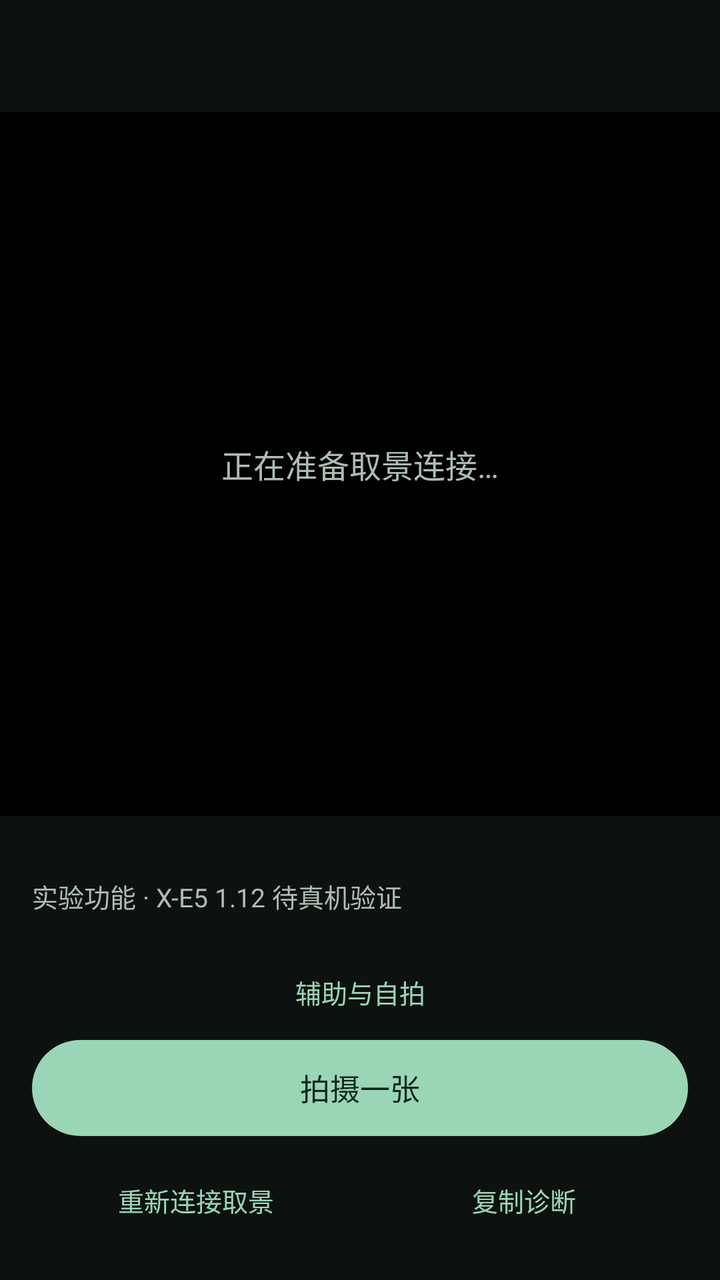
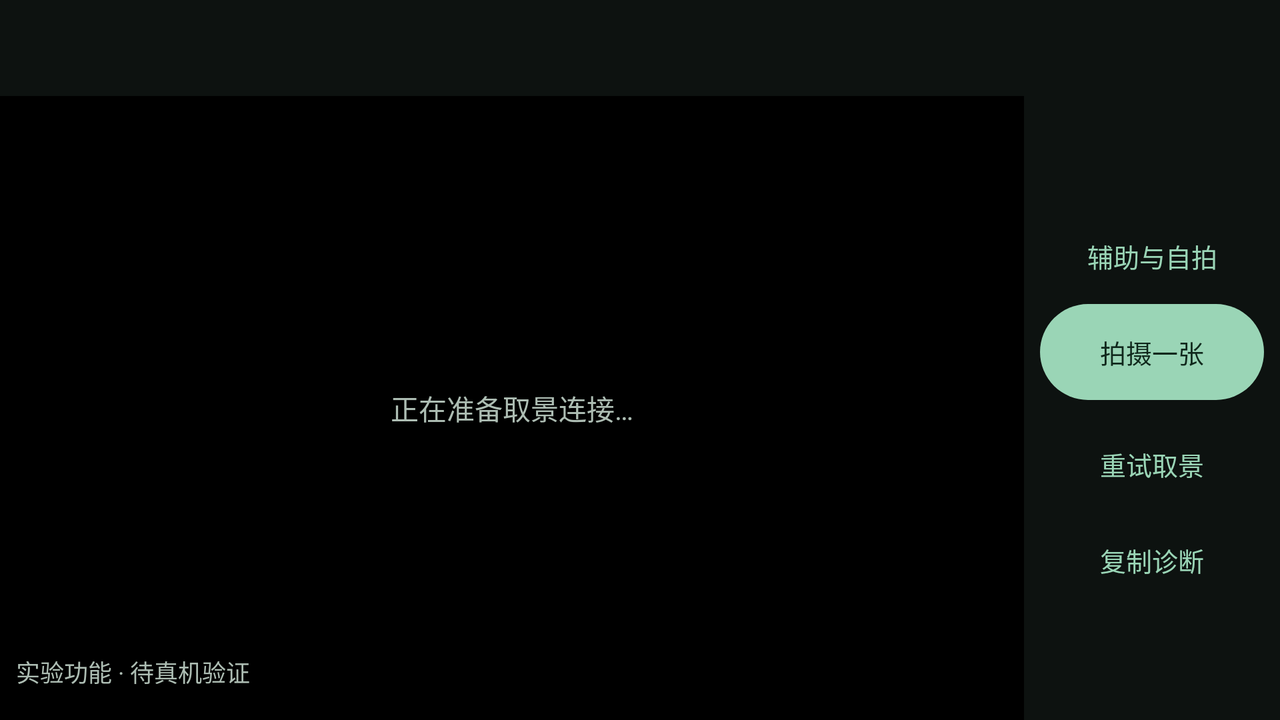

The same Android screen from two of the app's own layout files: first res/layout/ as a phone draws it, then the repository's variant for another configuration, drawn on a device whose configuration selects that folder. Both files follow.
<!-- AndroidManifest.xml: application theme Theme.FujiWifiApp -->
<!-- res/layout/activity_monitor.xml -->
<androidx.constraintlayout.widget.ConstraintLayout xmlns:android="http://schemas.android.com/apk/res/android" xmlns:app="http://schemas.android.com/apk/res-auto" android:id="@+id/monitor_root" android:layout_width="match_parent" android:layout_height="match_parent" android:background="@color/ui_background">
 <androidx.appcompat.widget.Toolbar android:id="@+id/ui_toolbar" android:layout_width="0dp" android:layout_height="56dp" app:titleTextColor="@color/ui_text" app:layout_constraintTop_toTopOf="parent" app:layout_constraintStart_toStartOf="parent" app:layout_constraintEnd_toEndOf="parent"/>
 <FrameLayout android:id="@+id/monitor_frame" android:layout_width="0dp" android:layout_height="0dp" android:background="#000000" app:layout_constraintTop_toBottomOf="@id/ui_toolbar" app:layout_constraintBottom_toTopOf="@id/monitor_panel" app:layout_constraintStart_toStartOf="parent" app:layout_constraintEnd_toEndOf="parent">
  <ImageView android:id="@+id/monitor_image" android:layout_width="match_parent" android:layout_height="match_parent" android:scaleType="fitCenter" android:contentDescription="相机实时画面"/>
  <dev.danielc.fujiapp.MonitorGrid android:id="@+id/monitor_grid" android:layout_width="match_parent" android:layout_height="match_parent" android:visibility="gone"/>
  <TextView android:id="@+id/monitor_countdown" android:layout_width="match_parent" android:layout_height="match_parent" android:gravity="center" android:textSize="64sp" android:textColor="#FFFFFF" android:visibility="gone"/>
  <TextView android:id="@+id/monitor_empty" android:layout_width="match_parent" android:layout_height="match_parent" android:gravity="center" android:padding="32dp" android:text="正在准备取景连接…" android:textSize="16sp" android:textColor="@color/ui_muted"/>
 </FrameLayout>
 <LinearLayout android:id="@+id/monitor_panel" android:layout_width="0dp" android:layout_height="wrap_content" android:orientation="vertical" android:padding="16dp" app:layout_constraintBottom_toBottomOf="parent" app:layout_constraintStart_toStartOf="parent" app:layout_constraintEnd_toEndOf="parent">
  <TextView android:id="@+id/monitor_status" android:layout_width="match_parent" android:layout_height="wrap_content" android:minHeight="48dp" android:gravity="center_vertical" android:text="实验功能 · X-E5 1.12 待真机验证" android:textSize="13sp" android:textColor="@color/ui_muted" android:maxLines="4" android:ellipsize="end"/>
  <Button android:id="@+id/monitor_options" style="@style/UiTextButton" android:layout_width="match_parent" android:layout_height="48dp" android:text="辅助与自拍" android:textSize="13sp"/>
  <Button android:id="@+id/monitor_capture" style="@style/GoButton" android:layout_width="match_parent" android:layout_height="48dp" android:text="拍摄一张" android:enabled="false"/>
  <LinearLayout android:layout_width="match_parent" android:layout_height="wrap_content" android:layout_marginTop="8dp">
   <Button android:id="@+id/monitor_retry" style="@style/UiTextButton" android:layout_width="0dp" android:layout_height="48dp" android:layout_weight="1" android:text="重新连接取景" android:enabled="false" android:textSize="13sp"/>
   <Button android:id="@+id/monitor_diagnostic" style="@style/UiTextButton" android:layout_width="0dp" android:layout_height="48dp" android:layout_weight="1" android:text="复制诊断" android:textSize="13sp"/>
  </LinearLayout>
 </LinearLayout>
</androidx.constraintlayout.widget.ConstraintLayout>
<!-- resources referenced by this layout -->
<resources>
  <color name="ui_background">#0D1210</color>
  <color name="ui_muted">#ADBDB3</color>
  <color name="ui_text">#F4F5F7</color>
  <style name="GoButton" parent="GreyButton"><item name="android:textColor">@color/ui_on_accent</item><item name="android:background">@drawable/go_button</item><item name="android:textSize">15sp</item></style>
  <style name="UiTextButton" parent="GreyButton"><item name="android:background">@drawable/ui_text_button</item><item name="android:textColor">@color/ui_accent</item></style>
  <style name="Theme.FujiWifiApp" parent="Theme.AppCompat"><item name="colorPrimary">@color/ui_background</item><item name="colorPrimaryDark">@color/ui_background</item><item name="colorAccent">@color/ui_accent</item><item name="android:windowBackground">@color/ui_background</item><item name="android:colorBackground">@color/ui_background</item><item name="android:textColorPrimary">@color/ui_text</item><item name="android:textColorSecondary">@color/ui_muted</item><item name="android:fontFamily">sans-serif</item><item name="android:statusBarColor">@color/ui_background</item><item name="android:navigationBarColor">@color/ui_background</item><item name="android:windowLightStatusBar">false</item><item name="android:windowActionModeOverlay">true</item></style>
  <style name="GreyButton"><item name="android:background">@drawable/light_button</item><item name="android:backgroundTint">@null</item><item name="android:foreground">@drawable/ripple</item><item name="android:textSize">14sp</item><item name="android:textColor">@color/ui_text</item><item name="android:textAllCaps">false</item><item name="android:minHeight">48dp</item><item name="android:minWidth">0dp</item><item name="android:paddingLeft">12dp</item><item name="android:paddingRight">12dp</item><item name="android:fontFamily">sans-serif-medium</item><item name="android:includeFontPadding">false</item></style>
  <color name="ui_on_accent">#10281C</color>
  <!-- drawable go_button (drawable) -->
  <shape xmlns:android="http://schemas.android.com/apk/res/android"><solid android:color="@color/ui_accent"/><corners android:radius="24dp"/></shape>
  <!-- drawable ui_text_button (drawable) -->
  <ripple xmlns:android="http://schemas.android.com/apk/res/android" android:color="#25B4EDC7"><item><shape><solid android:color="#00101512"/><corners android:radius="12dp"/></shape></item></ripple>
  <color name="ui_accent">#9AD5B6</color>
  <!-- drawable light_button (drawable) -->
  <shape xmlns:android="http://schemas.android.com/apk/res/android"><solid android:color="@color/ui_elevated"/><corners android:radius="14dp"/></shape>
  <!-- drawable ripple (drawable) -->
  <ripple xmlns:android="http://schemas.android.com/apk/res/android" android:color="#24FFFFFF"><item android:id="@android:id/mask"><shape><solid android:color="#FFFFFF"/><corners android:radius="14dp"/></shape></item></ripple>
  <color name="ui_elevated">#25332C</color>
</resources>
<!-- res/layout-land/activity_monitor.xml (the repository's variant of the layout above) -->
<!-- drawn on the phone turned sideways -->
<androidx.constraintlayout.widget.ConstraintLayout xmlns:android="http://schemas.android.com/apk/res/android" xmlns:app="http://schemas.android.com/apk/res-auto" android:id="@+id/monitor_root" android:layout_width="match_parent" android:layout_height="match_parent" android:background="@color/ui_background">
 <androidx.appcompat.widget.Toolbar android:id="@+id/ui_toolbar" android:layout_width="0dp" android:layout_height="48dp" app:titleTextColor="@color/ui_text" app:layout_constraintTop_toTopOf="parent" app:layout_constraintStart_toStartOf="parent" app:layout_constraintEnd_toEndOf="parent"/>
 <FrameLayout android:id="@+id/monitor_frame" android:layout_width="0dp" android:layout_height="0dp" android:background="#000000" app:layout_constraintTop_toBottomOf="@id/ui_toolbar" app:layout_constraintBottom_toBottomOf="parent" app:layout_constraintStart_toStartOf="parent" app:layout_constraintEnd_toStartOf="@id/monitor_panel">
  <ImageView android:id="@+id/monitor_image" android:layout_width="match_parent" android:layout_height="match_parent" android:scaleType="fitCenter" android:contentDescription="相机实时画面"/>
  <dev.danielc.fujiapp.MonitorGrid android:id="@+id/monitor_grid" android:layout_width="match_parent" android:layout_height="match_parent" android:visibility="gone"/>
  <TextView android:id="@+id/monitor_countdown" android:layout_width="match_parent" android:layout_height="match_parent" android:gravity="center" android:textSize="64sp" android:textColor="#FFFFFF" android:visibility="gone"/>
  <TextView android:id="@+id/monitor_empty" android:layout_width="match_parent" android:layout_height="match_parent" android:gravity="center" android:padding="24dp" android:text="正在准备取景连接…" android:textSize="14sp" android:textColor="@color/ui_muted"/>
  <TextView android:id="@+id/monitor_status" android:layout_width="match_parent" android:layout_height="wrap_content" android:minHeight="48dp" android:layout_gravity="bottom" android:gravity="center_vertical" android:padding="8dp" android:background="#B3000000" android:text="实验功能 · 待真机验证" android:textSize="12sp" android:textColor="@color/ui_muted" android:maxLines="3" android:ellipsize="end"/>
 </FrameLayout>
 <LinearLayout android:id="@+id/monitor_panel" android:layout_width="128dp" android:layout_height="0dp" android:orientation="vertical" android:gravity="center_vertical" android:padding="8dp" app:layout_constraintTop_toBottomOf="@id/ui_toolbar" app:layout_constraintBottom_toBottomOf="parent" app:layout_constraintEnd_toEndOf="parent">

  <Button android:id="@+id/monitor_options" style="@style/UiTextButton" android:layout_width="match_parent" android:layout_height="48dp" android:text="辅助与自拍" android:textSize="13sp"/>
  <Button android:id="@+id/monitor_capture" style="@style/GoButton" android:layout_width="match_parent" android:layout_height="48dp" android:text="拍摄一张" android:enabled="false" android:textSize="13sp"/>
  <Button android:id="@+id/monitor_retry" style="@style/UiTextButton" android:layout_width="match_parent" android:layout_height="48dp" android:layout_marginTop="8dp" android:text="重试取景" android:enabled="false" android:textSize="13sp"/>
  <Button android:id="@+id/monitor_diagnostic" style="@style/UiTextButton" android:layout_width="match_parent" android:layout_height="48dp" android:text="复制诊断" android:textSize="13sp"/>
 </LinearLayout>
</androidx.constraintlayout.widget.ConstraintLayout>
